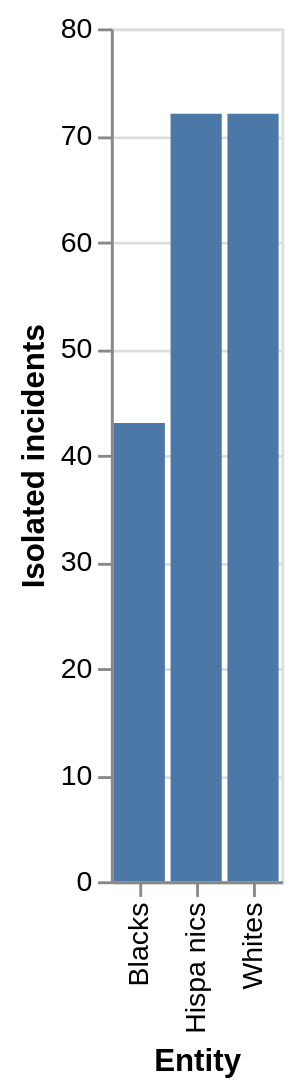

Vega-Lite specification stored for this chart:
### Vega-Lite specification from a JSON file in a GitHub repository (floating-point values rounded to 4 significant figures)
{"$schema": "https://vega.github.io/schema/vega-lite/v5.json", "description": "Bar chart auto-generated from CSV", "data": {"values": [{"Entity": "Hispa nics", "Isolated incidents": "72.0", "Signsofa broader problem": "26"}, {"Entity": "Blacks", "Isolated incidents": "43.0", "Signsofa broader problem": "57"}, {"Entity": "Whites", "Isolated incidents": "72.0", "Signsofa broader problem": "27"}, {"Entity": "All officers", "Isolated incidents": "nan", "Signsofa broader problem": "31"}]}, "mark": "bar", "encoding": {"x": {"field": "Entity", "type": "ordinal"}, "y": {"field": "Isolated incidents", "type": "quantitative"}}}
